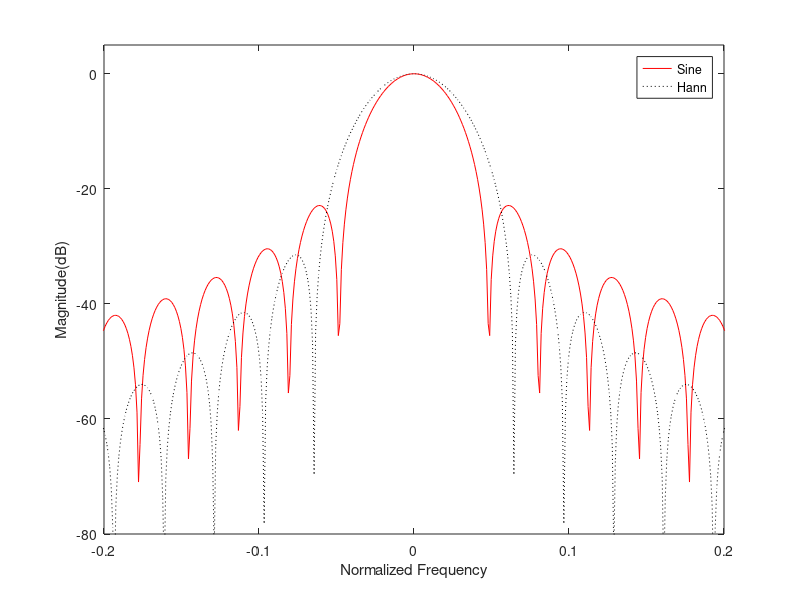

This figure's MATLAB source:
N = 32;
sample_number = 1024;

sine = zeros(1,N);
for n = 0 : N-1  
    sine(n+1) = sin(pi * n / (N-1));
end

Hann = zeros(1,N);
for n = 0 : N-1  
    Hann(n+1) = 1/2 * (1-cos(2 * pi * n/(N-1)));
end

y_sine = abs(fftshift(fft(sine,sample_number)));
y_Hann = abs(fftshift(fft(Hann,sample_number)));

mag_sine = 20*log10(y_sine / max(y_sine));
mag_Hann = 20*log10(y_Hann / max(y_Hann));

plot((-sample_number/2:sample_number/2 - 1)/sample_number, mag_sine,'red');

hold on;
plot((-sample_number/2:sample_number/2 - 1)/sample_number, mag_Hann,'black:');

legend('Sine','Hann')
xlabel('Normalized Frequency');
ylabel('Magnitude(dB)')
axis([-0.2,0.2,-80,5])

%hold on; %calculate lobe width
%z((1:sample_number)) = -3;
%plot((-sample_number/2:sample_number/2 - 1)/sample_number, z,'blue');
%gtext('Y=-3 dB')
